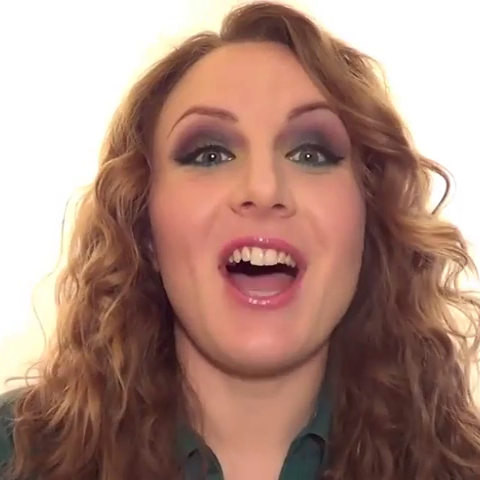
#> input picture DeepSIM-master/DeepSIM-master/datasets/face_video/test_B/1.png, 480 x 480 px, found by its file name
$ python sl_test.py
#> lines starting #> are read from the running program, lines starting #| are printed output that depends on the picture
# 这段代码是用于检测图像中的垂直直线。它使用了OpenCV库进行图像处理和霍夫直线变换。
# 首先，通过cv2.imread()函数读取指定路径下的图像，并将其转换为灰度图像。然后，使用cv2.Canny()函数进行边缘检测，将图像中的边缘提取出来。
# 接下来，使用cv2.HoughLines()函数进行霍夫直线变换，检测图像中的直线。参数1表示输入图像，参数2表示距离分辨率（即像素距离的精确度），参数3表示角度分辨率（即角度的精确度），参数4表示阈值，用于过滤直线。
# 然后，遍历检测到的直线，判断其角度是否在垂直线的范围内。如果是垂直线，则使用cv2.line()函数在原图像上绘制红色的直线。
# 最后，使用cv2.imshow()函数显示带有垂直直线的结果图像，并使用cv2.waitKey()和cv2.destroyAllWindows()函数来控制图像显示的交互操作。
# 你可以将以上代码保存为.py文件，并替换"image.jpg"为你想要检测的图像路径，运行代码即可进行垂直直线检测。


import cv2
import numpy as np


# 加载原始图像
image = cv2.imread('1.png', 2)
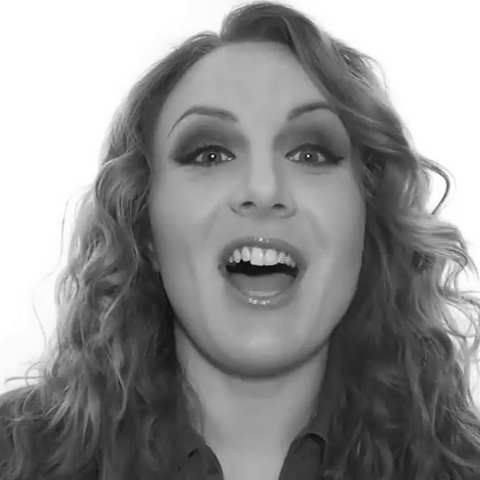
#> image: shape (480, 480); min 4, max 255, mean 145.5

# 边缘检测
edges = cv2.Canny(image, 10, 150)
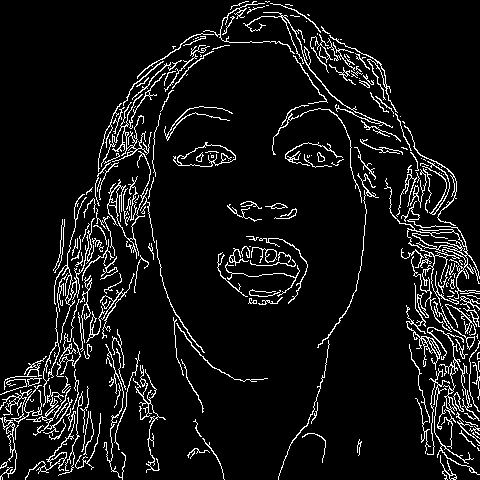
#> edges: shape (480, 480); 7.8% white in thin lines or dots

# 二值化
ret, threshold = cv2.threshold(edges, 127, 255, cv2.THRESH_BINARY)

# 霍夫变换
lines = cv2.HoughLines(threshold, 1, np.pi/180, 150)
#> lines = None

# 如果没有检测到直线，则退出或进行其他处理
if lines is None:
    print("No lines detected.")
    exit()
#> (the program exits here)
